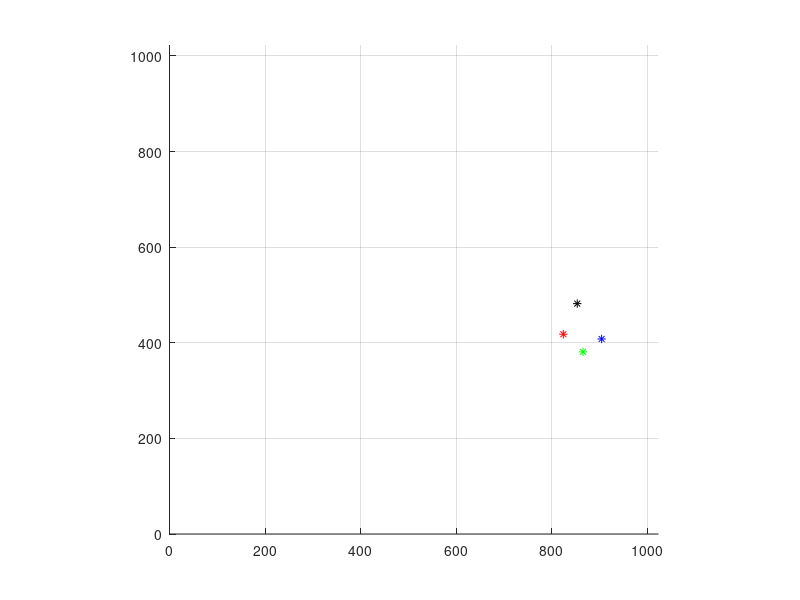

MATLAB code to generate this figure:
clear all
%% ground truth values of each marker in world frame
p1_gnd = [10.563 2.483];
p2_gnd = [0 14.5];
p3_gnd = [-11.655 8.741];
p4_gnd = [0 -14.5];
p_gnd = [p1_gnd; p2_gnd; p3_gnd; p4_gnd];


gnd_difference_vecs = zeros(12,2);
iterator = 1;
for i = 1:3
    for j = i+1:4
        gnd_difference_vecs(iterator,:) = p_gnd(i,:)-p_gnd(j,:);
        gnd_difference_vecs(iterator+6,:) = -gnd_difference_vecs(iterator,:);
        iterator = iterator + 1;
    end
end

load('A.mat')
idx = [1 5; 2 6; 3 7; 4 8];

figure(1)
clf
grid on
hold on
axis equal
set(gca,'xlim',[0 1023], 'ylim',[0 1023]);

p1_plot = plot(rawStarData(1,idx(1,1)),rawStarData(1,idx(1,2)),'r-*');
p2_plot = plot(rawStarData(1,idx(2,1)),rawStarData(1,idx(2,2)),'g-*');
p3_plot = plot(rawStarData(1,idx(3,1)),rawStarData(1,idx(3,2)),'b-*');
p4_plot = plot(rawStarData(1,idx(4,1)),rawStarData(1,idx(4,2)),'k-*');
for d = 1:size(rawStarData,1)
    % get difference vectors
    iterator = 1;
    difference_vecs = zeros(6,2);
    q = [rawStarData(d,idx(1,:)); ...
        rawStarData(d,idx(2,:)); ...
        rawStarData(d,idx(3,:)); ...
        rawStarData(d,idx(4,:))];
    for i = 1:3
        for j = i+1:4
            difference_vecs(iterator,:) = q(i,:)-q(j,:);
            iterator = iterator + 1;
        end
    end
    
    theta = zeros(66,1);
    iterator = 1;
    for i = 1:6
        for j = 1:12
            if i == j
                continue;
            end
            theta(iterator) = acos(difference_vecs(i,:)*gnd_difference_vecs(j,:)'/(norm(difference_vecs(i,:))*norm(gnd_difference_vecs(j,:))));
            iterator = iterator + 1;
        end
    end
    
    threshold = 0.05;
    bins = [theta(1)];
    counter = [1];
    found = 0;
    for i = 2:66
        iterator = 1;
        while (~found && iterator < length(bins))
            if (1-threshold<theta(i)/bins(iterator)) && (theta(i)/bins(iterator) < 1+threshold)
                counter(iterator) = counter(iterator)+1;
                found = 1;
            end
            iterator = iterator+1;
        end
        if ~found
            bins = [bins theta(i)];
            counter = [counter 1];
        end
        found = 0;
    end
    % redraw
    set(p1_plot,'xdata',rawStarData(d,idx(1,1)),'ydata',rawStarData(d,idx(1,2)));
    set(p2_plot,'xdata',rawStarData(d,idx(2,1)),'ydata',rawStarData(d,idx(2,2)));
    set(p3_plot,'xdata',rawStarData(d,idx(3,1)),'ydata',rawStarData(d,idx(3,2)));
    set(p4_plot,'xdata',rawStarData(d,idx(4,1)),'ydata',rawStarData(d,idx(4,2)));
    drawnow;
    pause(0.01);
    [count, index]=max(counter);
    bins(index)*180/pi
end